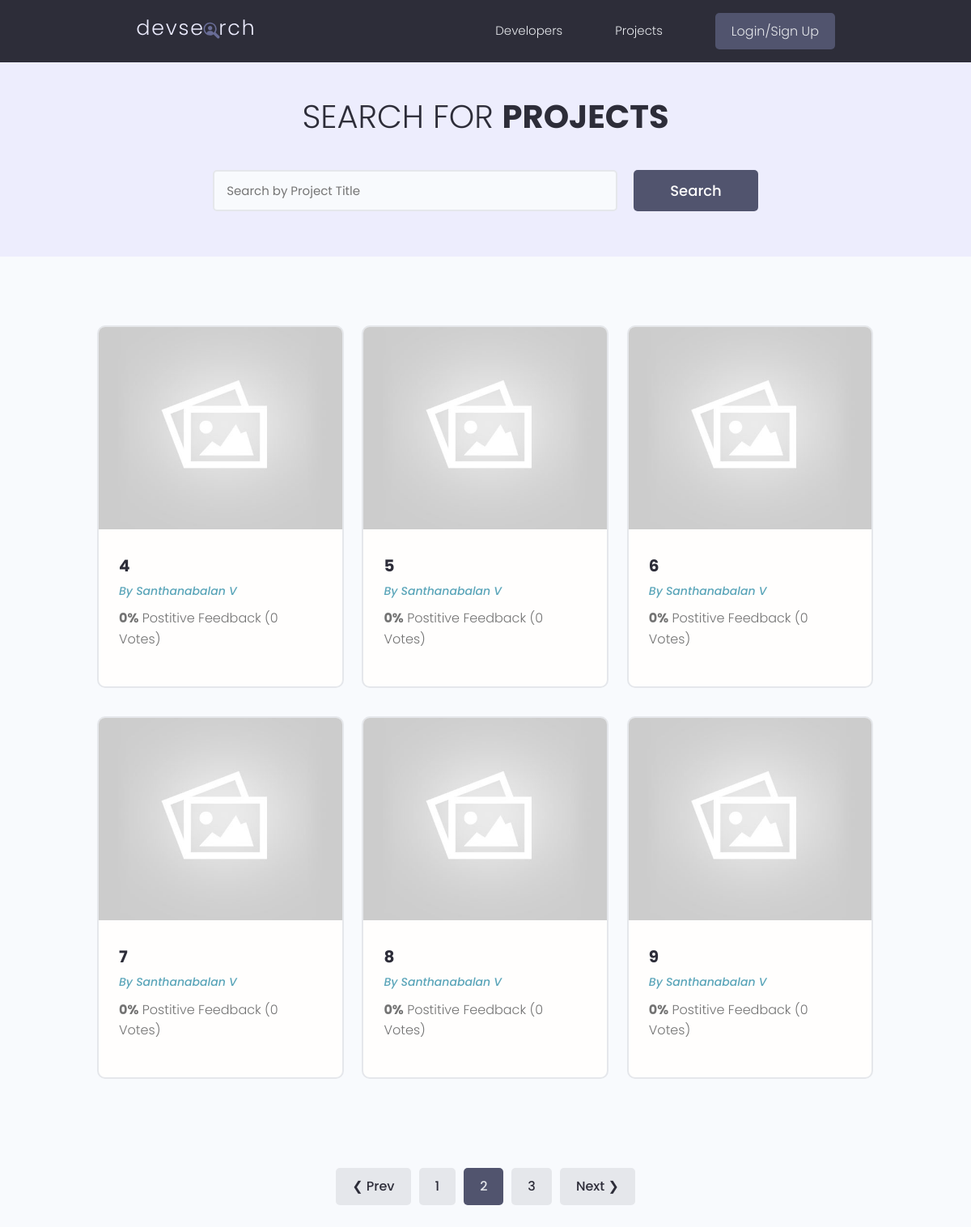
Screenshot of /projects/?page=2 with the database file from the repository.
### projects/models.py (models this page shows, shortened)
class Project(models.Model):
    owner = models.ForeignKey(Profile,null=True,blank=True,on_delete=models.CASCADE)
    title = models.CharField(max_length=200)
    description = models.TextField(null=True,blank=True)
    featured_image = models.ImageField(null=True,blank=True,default="default.jpg")
    demo_link = models.CharField(max_length=2000,null=True,blank=True)
    source_link = models.CharField(max_length=2000,null=True,blank=True)
    tags =  models.ManyToManyField('Tag',blank=True)
    vote_total = models.IntegerField(default=0,null=True,blank=True)
    vote_ratio = models.IntegerField(default=0,null=True,blank=True)
    created = models.DateTimeField(auto_now_add=True)
    id = models.UUIDField(default=uuid.uuid4,unique=True,primary_key=True,editable=False)
    class Meta:
        ordering = ['-vote_ratio','-vote_total','title']
    @property
    def imgURL(self):
        try:
            url = self.featured_image.url
        except:
            url = ''
        return url

### users/models.py (models this page shows, shortened)
class Profile(models.Model):
    user = models.OneToOneField(User,on_delete = models.CASCADE,null=True,blank=True)
    name = models.CharField(max_length=200,null=True,blank=True)
    email = models.EmailField(max_length=200,null=True,blank=True)
    username = models.CharField(max_length=200,null=True,blank=True)
    location = models.CharField(max_length=200,null=True,blank=True)
    short_intro = models.CharField(max_length=200,null=True,blank=True)
    bio = models.TextField(null=True,blank=True)
    profile_image = models.ImageField(null=True,blank=True,upload_to = 'profiles/',default='profiles/user-default.png')
    social_github = models.CharField(max_length=200,null=True,blank=True)
    social_twitter = models.CharField(max_length=200,null=True,blank=True)
    social_linkedin = models.CharField(max_length=200,null=True,blank=True)
    social_youtube = models.CharField(max_length=200,null=True,blank=True)
    social_website = models.CharField(max_length=200,null=True,blank=True)
    created = models.DateTimeField(auto_now_add=True)
    id = models.UUIDField(default=uuid.uuid4,unique=True,primary_key=True,editable=False)
    class Meta:
        ordering = ['created']

### projects/views.py (the view)
# urls.py: path('projects/',views.getProjects),
def projects(request):
    projects,search = searchProjects(request)
    custom_index,projects = paginateProjects(request,projects,6)
    context = {'projects':projects,'search':search,'custom_index':custom_index}
    return render(request,'projects/projects.html',context)

### projects/utils.py (called while the page is built)
def paginateProjects(request,projects,results):
    page = request.GET.get('page')
    paginator = Paginator(projects, results)
    try:
        projects = paginator.page(page)
    except PageNotAnInteger:
        page = 1
        projects = paginator.page(page)
    except EmptyPage:
        messages.error(request,"Showing last page since query is beyond index")
        page = paginator.num_pages
        projects = paginator.page(page)
    left_index = (int(page) - 4)
    if left_index < 1:
        left_index = 1
    right_index = (int(page) + 5)
    if right_index > paginator.num_pages:
        right_index = paginator.num_pages + 1
    custom_index = range(left_index,right_index)
    return custom_index,projects

def searchProjects(request):
    search = ''
    if request.GET.get('search'):
        search = request.GET.get('search')
    tags = Tag.objects.filter(name__icontains=search)
    projects = Project.objects.distinct().filter(
        Q(title__icontains=search) |
        Q(description__icontains=search) |
        Q(owner__name__icontains=search) |
        Q(tags__in=tags)
    )
    return projects,search

### projects/templates/projects/projects.html (shortened to what this page needs)
{% extends 'main.html' %}
{% block content %}
<main class="projects">
    <section class="hero-section text-center">
      <div class="container container--narrow">
        <div class="hero-section__box">
          <h2>Search for <span>Projects</span></h2>
        </div>
        <div class="hero-section__search">
          <form id="searchForm" class="form" action="{% url 'projects' %}" method="get">
            <div class="form__field">
              <input class="input input--text" id="formInput#search" type="text" name="search"
                value="{{search}}" placeholder="Search by Project Title" />
            </div>
            <input class="btn btn--sub btn--lg" type="submit" value="Search" />
          </form>
        </div>
      </div>
    </section>
    <section class="projectsList">
      <div class="container">
        <div class="grid grid--three">
        {% for project in projects %}
          <div class="column">
            <div class="card project">
              <a href="{% url 'project' project.id %}" class="project">
                <img class="project__thumbnail" src="{{project.imgURL}}" alt="project thumbnail" />
                <div class="card__body">
                  <h3 class="project__title">{{project.title}}</h3>
                  <p><a class="project__author" href="{% url 'user-profile' project.owner.id %}">By {{project.owner.name}}</a></p>
                  <p class="project--rating">
                    <span style="font-weight: bold;">{{project.vote_ratio}}%</span> Postitive
                    Feedback ({{project.vote_total}} Vote{{project.vote_total|pluralize:"s"}})
                  </p>
                </div>
              </a>
            </div>
          </div>
         {% endfor %}
        </div>
      </div>
    </section>
    {% include 'pagination.html' with queryset=projects custom_range=custom_range %}
  </main>
{% endblock content %}

### static/styles/app.css (style rules this page uses)
:root { --color-sub: #2d2d39; }
.btn--sub { background-color: var(--color-sub-light); }
.card { border: 2px solid var(--color-light); }
img { width: 100%; }
.hero-section { height: 40vh; display: flex; align-items: center; background-color: var(--color-sub); }
.hero-section__box { margin-bottom: 4rem; }
.hero-section__box > h2, .hero-section__box > h2 > span { font-size: 4rem; color: var(--color-light); line-height: 1.3; text-transform: uppercase; }
.hero-section__box > h2 { font-weight: 300; }
.hero-section__box > h2 > span { font-weight: 700; }
.hero-section__search > .form { display: flex; align-items: center; justify-content: center; gap: 2rem; }
.hero-section__search > .form input.input--text { width: 50rem; }
.project__author { font-size: 1.4rem; font-style: italic; }
.project--rating { margin-bottom: 1.6em; margin-top: .5em; }
.projects > .hero-section { background: var(--color-sub-lighter); height: 30vh; }
.projects .hero-section__box { margin-bottom: 2.5rem; }
.projects .hero-section__box > h2 { color: var(--color-sub); }
.projects .hero-section__box > h2 > span { font-weight: 700; color: var(--color-sub); }
.projectsList { margin-top: 8rem; }
.project__thumbnail { height: 25rem; object-fit: cover; object-position: top center; }
.project__title { font-size: 2rem; font-weight: 700; color: var(--color-sub); }

### static/uikit/styles/modules/_variables.css (style rules this page uses)
:root { --color-main: #5aa5b9; --color-main-light: #e6faff; --color-sub: #3f4156; --color-sub-light: #51546e; --color-sub-lighter: #ededfd; --color-text: #737373; --color-gray: #8b8b8b; --color-light: #e5e7eb; --color-light-gray: #767676; --color-bg: #f8fafd; --color-white: #fffefd; --color-white-light: #f3f3f3; --color-success: #359e64; --color-success-bg: #def8e8; --color-error: #fc4b0b; --color-error-bg: #fff2ee; --font-base: 'Poppins', arial, helvetica, 'Segoe UI', roboto, ubuntu, sans-serif; --font-monospace: 'Fira Code', 'Courier New', courier, monospace; --font-regular: 300; --font-medium: 500; --font-bold: 700; --generic-shadow: 1px 1px 5px #00000010; --generic-transition: all 0.3s ease-in-out; }

### static/uikit/styles/modules/_base.css (style rules this page uses)
* { margin: 0; padding: 0; box-sizing: border-box; text-rendering: optimizeLegibility; color: inherit; font-size: inherit; }
html { font-size: 50%; }
@media only screen and (min-width: 480px) { html { font-size: 56.25%; } }
@media only screen and (min-width: 1200px) { html { font-size: 62.5%; } }
body { line-height: 1.6; font-weight: 400; font-size: 1.5rem; color: var(--color-text); background-color: var(--color-bg); min-height: 100vh; }

### static/uikit/styles/modules/_typography.css (style rules this page uses)
* { font-family: var(--font-base); }
h2 { font-size: 3.6rem; font-weight: var(--font-bold); }
h3 { font-size: 3.2rem; font-weight: var(--font-medium); }
p, span, strong { font-size: 1.6rem; color: var(--color-text); font-weight: var(--font-regular); }
a { padding-bottom: 2px; text-decoration: none; display: inline-block; color: var(--color-main); font-weight: var(--font-medium); }

### static/uikit/styles/modules/_utilities.css (style rules this page uses)
.container { width: 92%; max-width: 165rem; margin: 0 auto; box-sizing: border-box; }
.container--narrow { width: 92%; max-width: 120rem; }
@media screen and (min-width: 1000px) { .container { width: 90%; } }
@media screen and (min-width: 1000px) { .container--narrow { width: 85%; } }
@media screen and (min-width: 1200px) { .container { width: 80%; } }
@media screen and (min-width: 1200px) { .container--narrow { width: 72%; } }
.text-center { text-align: center; }

### static/uikit/styles/modules/_button.css (style rules this page uses)
.btn { display: inline-block; position: relative; cursor: pointer; background-color: var(--color-light); font-weight: var(--font-medium); color: var(--color-sub); text-decoration: none; padding: 1rem 2rem; border-radius: 0.5rem; border: none; width: -webkit-fit-content; width: -moz-fit-content; width: fit-content; height: -webkit-fit-content; height: -moz-fit-content; height: fit-content; font-size: 1.6rem; outline-width: 0; outline-color: transparent; -webkit-backface-visibility: hidden; backface-visibility: hidden; transition: all 0.3s ease-in-out; }
.btn--sub { background-color: var(--color-sub); color: var(--color-white); }
.btn--lg { font-size: 1.8rem; padding: 1.2rem 4.5rem; }

### static/uikit/styles/modules/_card.css (style rules this page uses)
.card { border-radius: 1rem; background-color: var(--color-white); border: 1.5px solid var(--color-light); width: auto; height: auto; margin-top: 0.5rem; margin-bottom: 0.5rem; overflow: hidden; }
.card__body, .card__header { padding: 2rem 2.5rem; }

### rows the page displays
Project: imgURL (placeholder picture), title "4", owner.name "Santhanabalan V", vote_ratio "0", vote_total "0"
Project: imgURL (placeholder picture), title "5", owner.name "Santhanabalan V", vote_ratio "0", vote_total "0"
Project: imgURL (placeholder picture), title "6", owner.name "Santhanabalan V", vote_ratio "0", vote_total "0"
Project: imgURL (placeholder picture), title "7", owner.name "Santhanabalan V", vote_ratio "0", vote_total "0"
Project: imgURL (placeholder picture), title "8", owner.name "Santhanabalan V", vote_ratio "0", vote_total "0"
Project: imgURL (placeholder picture), title "9", owner.name "Santhanabalan V", vote_ratio "0", vote_total "0"

### other values shown
{{ page }} "1" "3"
{{ page }} "2"
